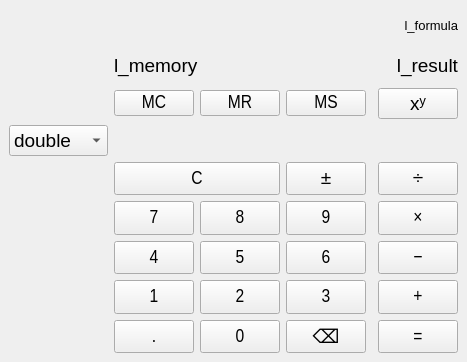
<?xml version="1.0" encoding="UTF-8"?>
<ui version="4.0">
 <class>MainWindow</class>
 <widget class="QMainWindow" name="MainWindow">
  <property name="geometry">
   <rect>
    <x>0</x>
    <y>0</y>
    <width>310</width>
    <height>362</height>
   </rect>
  </property>
  <property name="sizePolicy">
   <sizepolicy hsizetype="Preferred" vsizetype="Preferred">
    <horstretch>0</horstretch>
    <verstretch>0</verstretch>
   </sizepolicy>
  </property>
  <property name="font">
   <font>
    <pointsize>14</pointsize>
   </font>
  </property>
  <property name="windowTitle">
   <string>Калькулятор</string>
  </property>
  <widget class="QWidget" name="centralwidget">
   <layout class="QGridLayout" name="gridLayout" rowstretch="0,0,0,0,0,0,0,0,0,0" columnstretch="0,2,2,2,0,3">
    <item row="1" column="1" colspan="5">
     <layout class="QHBoxLayout" name="horizontalLayout" stretch="0,1">
      <item>
       <widget class="QLabel" name="l_memory">
        <property name="sizePolicy">
         <sizepolicy hsizetype="Preferred" vsizetype="Preferred">
          <horstretch>0</horstretch>
          <verstretch>0</verstretch>
         </sizepolicy>
        </property>
        <property name="font">
         <font>
          <pointsize>14</pointsize>
         </font>
        </property>
        <property name="text">
         <string>l_memory</string>
        </property>
       </widget>
      </item>
      <item>
       <widget class="QLabel" name="l_result">
        <property name="sizePolicy">
         <sizepolicy hsizetype="Preferred" vsizetype="Preferred">
          <horstretch>0</horstretch>
          <verstretch>0</verstretch>
         </sizepolicy>
        </property>
        <property name="font">
         <font>
          <pointsize>14</pointsize>
         </font>
        </property>
        <property name="text">
         <string>l_result</string>
        </property>
        <property name="alignment">
         <set>Qt::AlignRight|Qt::AlignTrailing|Qt::AlignVCenter</set>
        </property>
       </widget>
      </item>
     </layout>
    </item>
    <item row="3" column="0">
     <widget class="QComboBox" name="cmb_controller">
      <item>
       <property name="text">
        <string>double</string>
       </property>
      </item>
      <item>
       <property name="text">
        <string>float</string>
       </property>
      </item>
      <item>
       <property name="text">
        <string>uint8_t</string>
       </property>
      </item>
      <item>
       <property name="text">
        <string>int</string>
       </property>
      </item>
      <item>
       <property name="text">
        <string>int64_t</string>
       </property>
      </item>
      <item>
       <property name="text">
        <string>size_t</string>
       </property>
      </item>
      <item>
       <property name="text">
        <string>Rational</string>
       </property>
      </item>
     </widget>
    </item>
    <item row="5" column="3">
     <widget class="QPushButton" name="tb_nine">
      <property name="sizePolicy">
       <sizepolicy hsizetype="Preferred" vsizetype="Preferred">
        <horstretch>0</horstretch>
        <verstretch>0</verstretch>
       </sizepolicy>
      </property>
      <property name="minimumSize">
       <size>
        <width>0</width>
        <height>0</height>
       </size>
      </property>
      <property name="font">
       <font>
        <family>Arial Narrow</family>
        <pointsize>14</pointsize>
       </font>
      </property>
      <property name="text">
       <string>9</string>
      </property>
      <property name="shortcut">
       <string>9</string>
      </property>
     </widget>
    </item>
    <item row="2" column="3">
     <widget class="QPushButton" name="tb_ms">
      <property name="minimumSize">
       <size>
        <width>0</width>
        <height>0</height>
       </size>
      </property>
      <property name="font">
       <font>
        <family>Arial Narrow</family>
        <pointsize>14</pointsize>
       </font>
      </property>
      <property name="text">
       <string>MS</string>
      </property>
     </widget>
    </item>
    <item row="2" column="2">
     <widget class="QPushButton" name="tn_mr">
      <property name="minimumSize">
       <size>
        <width>0</width>
        <height>0</height>
       </size>
      </property>
      <property name="font">
       <font>
        <family>Arial Narrow</family>
        <pointsize>14</pointsize>
       </font>
      </property>
      <property name="text">
       <string>MR</string>
      </property>
     </widget>
    </item>
    <item row="2" column="5">
     <widget class="QPushButton" name="tb_power">
      <property name="text">
       <string>xʸ</string>
      </property>
     </widget>
    </item>
    <item row="9" column="5">
     <widget class="QPushButton" name="tb_equal">
      <property name="sizePolicy">
       <sizepolicy hsizetype="Preferred" vsizetype="Preferred">
        <horstretch>0</horstretch>
        <verstretch>0</verstretch>
       </sizepolicy>
      </property>
      <property name="minimumSize">
       <size>
        <width>0</width>
        <height>0</height>
       </size>
      </property>
      <property name="font">
       <font>
        <family>Arial Narrow</family>
        <pointsize>14</pointsize>
       </font>
      </property>
      <property name="text">
       <string>=</string>
      </property>
      <property name="shortcut">
       <string>Enter</string>
      </property>
     </widget>
    </item>
    <item row="8" column="3">
     <widget class="QPushButton" name="tb_three">
      <property name="sizePolicy">
       <sizepolicy hsizetype="Preferred" vsizetype="Preferred">
        <horstretch>0</horstretch>
        <verstretch>0</verstretch>
       </sizepolicy>
      </property>
      <property name="minimumSize">
       <size>
        <width>0</width>
        <height>0</height>
       </size>
      </property>
      <property name="font">
       <font>
        <family>Arial Narrow</family>
        <pointsize>14</pointsize>
       </font>
      </property>
      <property name="text">
       <string>3</string>
      </property>
      <property name="shortcut">
       <string>3</string>
      </property>
     </widget>
    </item>
    <item row="9" column="3">
     <widget class="QPushButton" name="tb_backspace">
      <property name="sizePolicy">
       <sizepolicy hsizetype="Preferred" vsizetype="Preferred">
        <horstretch>0</horstretch>
        <verstretch>0</verstretch>
       </sizepolicy>
      </property>
      <property name="text">
       <string>⌫</string>
      </property>
     </widget>
    </item>
    <item row="8" column="2">
     <widget class="QPushButton" name="tb_two">
      <property name="sizePolicy">
       <sizepolicy hsizetype="Preferred" vsizetype="Preferred">
        <horstretch>0</horstretch>
        <verstretch>0</verstretch>
       </sizepolicy>
      </property>
      <property name="minimumSize">
       <size>
        <width>0</width>
        <height>0</height>
       </size>
      </property>
      <property name="font">
       <font>
        <family>Arial Narrow</family>
        <pointsize>14</pointsize>
       </font>
      </property>
      <property name="text">
       <string>2</string>
      </property>
      <property name="shortcut">
       <string>2</string>
      </property>
     </widget>
    </item>
    <item row="5" column="1">
     <widget class="QPushButton" name="tb_seven">
      <property name="sizePolicy">
       <sizepolicy hsizetype="Preferred" vsizetype="Preferred">
        <horstretch>0</horstretch>
        <verstretch>0</verstretch>
       </sizepolicy>
      </property>
      <property name="minimumSize">
       <size>
        <width>0</width>
        <height>0</height>
       </size>
      </property>
      <property name="font">
       <font>
        <family>Arial Narrow</family>
        <pointsize>14</pointsize>
       </font>
      </property>
      <property name="text">
       <string>7</string>
      </property>
      <property name="shortcut">
       <string>7</string>
      </property>
     </widget>
    </item>
    <item row="0" column="1" colspan="5">
     <widget class="QLabel" name="l_formula">
      <property name="font">
       <font>
        <pointsize>10</pointsize>
       </font>
      </property>
      <property name="text">
       <string>l_formula</string>
      </property>
      <property name="alignment">
       <set>Qt::AlignRight|Qt::AlignTrailing|Qt::AlignVCenter</set>
      </property>
     </widget>
    </item>
    <item row="5" column="2">
     <widget class="QPushButton" name="tb_eight">
      <property name="sizePolicy">
       <sizepolicy hsizetype="Preferred" vsizetype="Preferred">
        <horstretch>0</horstretch>
        <verstretch>0</verstretch>
       </sizepolicy>
      </property>
      <property name="minimumSize">
       <size>
        <width>0</width>
        <height>0</height>
       </size>
      </property>
      <property name="font">
       <font>
        <family>Arial Narrow</family>
        <pointsize>14</pointsize>
       </font>
      </property>
      <property name="text">
       <string>8</string>
      </property>
      <property name="shortcut">
       <string>8</string>
      </property>
     </widget>
    </item>
    <item row="6" column="5">
     <widget class="QPushButton" name="tb_substract">
      <property name="sizePolicy">
       <sizepolicy hsizetype="Preferred" vsizetype="Preferred">
        <horstretch>0</horstretch>
        <verstretch>0</verstretch>
       </sizepolicy>
      </property>
      <property name="minimumSize">
       <size>
        <width>0</width>
        <height>0</height>
       </size>
      </property>
      <property name="font">
       <font>
        <family>Arial Narrow</family>
        <pointsize>14</pointsize>
       </font>
      </property>
      <property name="text">
       <string>−</string>
      </property>
      <property name="shortcut">
       <string>-</string>
      </property>
     </widget>
    </item>
    <item row="6" column="3">
     <widget class="QPushButton" name="tb_six">
      <property name="sizePolicy">
       <sizepolicy hsizetype="Preferred" vsizetype="Preferred">
        <horstretch>0</horstretch>
        <verstretch>0</verstretch>
       </sizepolicy>
      </property>
      <property name="minimumSize">
       <size>
        <width>0</width>
        <height>0</height>
       </size>
      </property>
      <property name="font">
       <font>
        <family>Arial Narrow</family>
        <pointsize>14</pointsize>
       </font>
      </property>
      <property name="text">
       <string>6</string>
      </property>
      <property name="shortcut">
       <string>6</string>
      </property>
     </widget>
    </item>
    <item row="6" column="1">
     <widget class="QPushButton" name="tb_four">
      <property name="sizePolicy">
       <sizepolicy hsizetype="Preferred" vsizetype="Preferred">
        <horstretch>0</horstretch>
        <verstretch>0</verstretch>
       </sizepolicy>
      </property>
      <property name="minimumSize">
       <size>
        <width>0</width>
        <height>0</height>
       </size>
      </property>
      <property name="font">
       <font>
        <family>Arial Narrow</family>
        <pointsize>14</pointsize>
       </font>
      </property>
      <property name="text">
       <string>4</string>
      </property>
      <property name="shortcut">
       <string>4</string>
      </property>
     </widget>
    </item>
    <item row="4" column="5">
     <widget class="QPushButton" name="tb_divide">
      <property name="sizePolicy">
       <sizepolicy hsizetype="Preferred" vsizetype="Preferred">
        <horstretch>0</horstretch>
        <verstretch>0</verstretch>
       </sizepolicy>
      </property>
      <property name="minimumSize">
       <size>
        <width>0</width>
        <height>0</height>
       </size>
      </property>
      <property name="font">
       <font>
        <family>Arial Narrow</family>
        <pointsize>14</pointsize>
       </font>
      </property>
      <property name="text">
       <string>÷</string>
      </property>
      <property name="shortcut">
       <string>/</string>
      </property>
     </widget>
    </item>
    <item row="8" column="1">
     <widget class="QPushButton" name="tb_one">
      <property name="sizePolicy">
       <sizepolicy hsizetype="Preferred" vsizetype="Preferred">
        <horstretch>0</horstretch>
        <verstretch>0</verstretch>
       </sizepolicy>
      </property>
      <property name="minimumSize">
       <size>
        <width>0</width>
        <height>0</height>
       </size>
      </property>
      <property name="font">
       <font>
        <family>Arial Narrow</family>
        <pointsize>14</pointsize>
       </font>
      </property>
      <property name="text">
       <string>1</string>
      </property>
      <property name="shortcut">
       <string>1</string>
      </property>
     </widget>
    </item>
    <item row="6" column="2">
     <widget class="QPushButton" name="tb_five">
      <property name="sizePolicy">
       <sizepolicy hsizetype="Preferred" vsizetype="Preferred">
        <horstretch>0</horstretch>
        <verstretch>0</verstretch>
       </sizepolicy>
      </property>
      <property name="minimumSize">
       <size>
        <width>0</width>
        <height>0</height>
       </size>
      </property>
      <property name="font">
       <font>
        <family>Arial Narrow</family>
        <pointsize>14</pointsize>
       </font>
      </property>
      <property name="text">
       <string>5</string>
      </property>
      <property name="shortcut">
       <string>5</string>
      </property>
     </widget>
    </item>
    <item row="4" column="1" colspan="2">
     <widget class="QPushButton" name="tb_reset">
      <property name="sizePolicy">
       <sizepolicy hsizetype="Preferred" vsizetype="Preferred">
        <horstretch>0</horstretch>
        <verstretch>0</verstretch>
       </sizepolicy>
      </property>
      <property name="minimumSize">
       <size>
        <width>0</width>
        <height>0</height>
       </size>
      </property>
      <property name="font">
       <font>
        <family>Arial Narrow</family>
        <pointsize>14</pointsize>
       </font>
      </property>
      <property name="text">
       <string>C</string>
      </property>
      <property name="shortcut">
       <string>Esc</string>
      </property>
     </widget>
    </item>
    <item row="2" column="1">
     <widget class="QPushButton" name="tb_mc">
      <property name="minimumSize">
       <size>
        <width>0</width>
        <height>0</height>
       </size>
      </property>
      <property name="font">
       <font>
        <family>Arial Narrow</family>
        <pointsize>14</pointsize>
       </font>
      </property>
      <property name="text">
       <string>MC</string>
      </property>
     </widget>
    </item>
    <item row="8" column="5">
     <widget class="QPushButton" name="tb_add">
      <property name="sizePolicy">
       <sizepolicy hsizetype="Preferred" vsizetype="Preferred">
        <horstretch>0</horstretch>
        <verstretch>0</verstretch>
       </sizepolicy>
      </property>
      <property name="minimumSize">
       <size>
        <width>0</width>
        <height>0</height>
       </size>
      </property>
      <property name="font">
       <font>
        <family>Arial Narrow</family>
        <pointsize>14</pointsize>
       </font>
      </property>
      <property name="text">
       <string>+</string>
      </property>
      <property name="shortcut">
       <string>+</string>
      </property>
     </widget>
    </item>
    <item row="5" column="5">
     <widget class="QPushButton" name="tb_multiplicate">
      <property name="sizePolicy">
       <sizepolicy hsizetype="Expanding" vsizetype="Preferred">
        <horstretch>0</horstretch>
        <verstretch>0</verstretch>
       </sizepolicy>
      </property>
      <property name="minimumSize">
       <size>
        <width>0</width>
        <height>0</height>
       </size>
      </property>
      <property name="font">
       <font>
        <family>Arial Narrow</family>
        <pointsize>14</pointsize>
       </font>
      </property>
      <property name="text">
       <string>×</string>
      </property>
      <property name="shortcut">
       <string>*</string>
      </property>
     </widget>
    </item>
    <item row="4" column="3">
     <widget class="QPushButton" name="tb_negate">
      <property name="sizePolicy">
       <sizepolicy hsizetype="Preferred" vsizetype="Preferred">
        <horstretch>0</horstretch>
        <verstretch>0</verstretch>
       </sizepolicy>
      </property>
      <property name="minimumSize">
       <size>
        <width>0</width>
        <height>0</height>
       </size>
      </property>
      <property name="font">
       <font>
        <family>Arial Narrow</family>
        <pointsize>14</pointsize>
       </font>
      </property>
      <property name="text">
       <string>±</string>
      </property>
     </widget>
    </item>
    <item row="9" column="1">
     <widget class="QPushButton" name="tb_extra">
      <property name="sizePolicy">
       <sizepolicy hsizetype="Preferred" vsizetype="Preferred">
        <horstretch>0</horstretch>
        <verstretch>0</verstretch>
       </sizepolicy>
      </property>
      <property name="minimumSize">
       <size>
        <width>0</width>
        <height>0</height>
       </size>
      </property>
      <property name="font">
       <font>
        <family>Arial Narrow</family>
        <pointsize>14</pointsize>
       </font>
      </property>
      <property name="text">
       <string>.</string>
      </property>
     </widget>
    </item>
    <item row="9" column="2">
     <widget class="QPushButton" name="tb_zero">
      <property name="sizePolicy">
       <sizepolicy hsizetype="Preferred" vsizetype="Preferred">
        <horstretch>0</horstretch>
        <verstretch>0</verstretch>
       </sizepolicy>
      </property>
      <property name="minimumSize">
       <size>
        <width>0</width>
        <height>0</height>
       </size>
      </property>
      <property name="font">
       <font>
        <family>Arial Narrow</family>
        <pointsize>14</pointsize>
       </font>
      </property>
      <property name="text">
       <string>0</string>
      </property>
     </widget>
    </item>
   </layout>
  </widget>
 </widget>
 <resources/>
 <connections/>
</ui>
